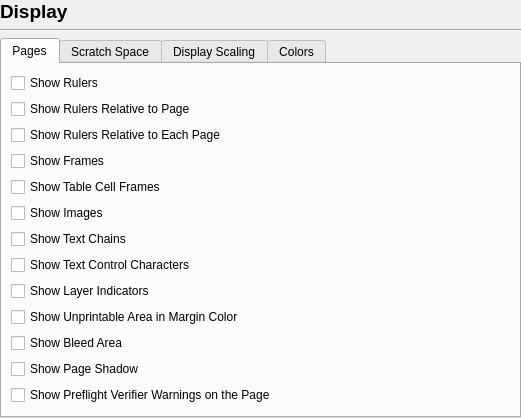
<?xml version="1.0" encoding="UTF-8"?>
<ui version="4.0">
 <class>Prefs_Display</class>
 <widget class="QWidget" name="Prefs_Display">
  <property name="geometry">
   <rect>
    <x>0</x>
    <y>0</y>
    <width>521</width>
    <height>415</height>
   </rect>
  </property>
  <layout class="QVBoxLayout" name="verticalLayout_3">
   <property name="leftMargin">
    <number>0</number>
   </property>
   <property name="topMargin">
    <number>0</number>
   </property>
   <property name="rightMargin">
    <number>0</number>
   </property>
   <property name="bottomMargin">
    <number>0</number>
   </property>
   <item>
    <widget class="QLabel" name="label">
     <property name="font">
      <font>
       <pointsize>14</pointsize>
       <bold>true</bold>
      </font>
     </property>
     <property name="text">
      <string>Display</string>
     </property>
    </widget>
   </item>
   <item>
    <widget class="Line" name="line">
     <property name="orientation">
      <enum>Qt::Orientation::Horizontal</enum>
     </property>
    </widget>
   </item>
   <item>
    <widget class="QTabWidget" name="tabWidget">
     <property name="currentIndex">
      <number>0</number>
     </property>
     <widget class="QWidget" name="tab">
      <attribute name="title">
       <string>Pages</string>
      </attribute>
      <layout class="QVBoxLayout" name="verticalLayout_2">
       <item>
        <widget class="QCheckBox" name="showRulersCheckBox">
         <property name="text">
          <string>Show Rulers</string>
         </property>
        </widget>
       </item>
       <item>
        <widget class="QCheckBox" name="showRulersRelativeToPageCheckBox">
         <property name="text">
          <string>Show Rulers Relative to Page</string>
         </property>
        </widget>
       </item>
       <item>
        <widget class="QCheckBox" name="showRulersRelativeToEachPageCheckBox">
         <property name="text">
          <string>Show Rulers Relative to Each Page</string>
         </property>
        </widget>
       </item>
       <item>
        <widget class="QCheckBox" name="showFramesCheckBox">
         <property name="text">
          <string>Show Frames</string>
         </property>
        </widget>
       </item>
       <item>
        <widget class="QCheckBox" name="showTableCellFramesCheckBox">
         <property name="text">
          <string>Show Table Cell Frames</string>
         </property>
        </widget>
       </item>
       <item>
        <widget class="QCheckBox" name="showImagesCheckBox">
         <property name="text">
          <string>Show Images</string>
         </property>
        </widget>
       </item>
       <item>
        <widget class="QCheckBox" name="showTextChainsCheckBox">
         <property name="text">
          <string>Show Text Chains</string>
         </property>
        </widget>
       </item>
       <item>
        <widget class="QCheckBox" name="showControlCharsCheckBox">
         <property name="text">
          <string>Show Text Control Characters</string>
         </property>
        </widget>
       </item>
       <item>
        <widget class="QCheckBox" name="showLayerIndicatorsCheckBox">
         <property name="text">
          <string>Show Layer Indicators</string>
         </property>
        </widget>
       </item>
       <item>
        <widget class="QCheckBox" name="showUnprintableAreaInMarginColorCheckBox">
         <property name="text">
          <string>Show Unprintable Area in Margin Color</string>
         </property>
        </widget>
       </item>
       <item>
        <widget class="QCheckBox" name="showBleedAreaCheckBox">
         <property name="text">
          <string>Show Bleed Area</string>
         </property>
        </widget>
       </item>
       <item>
        <widget class="QCheckBox" name="showPageShadowCheckBox">
         <property name="text">
          <string>Show Page Shadow</string>
         </property>
        </widget>
       </item>
       <item>
        <widget class="QCheckBox" name="showVerifierWarningsOnCanvasCheckBox">
         <property name="text">
          <string>Show Preflight Verifier Warnings on the Page</string>
         </property>
        </widget>
       </item>
       <item>
        <spacer name="verticalSpacer_8">
         <property name="orientation">
          <enum>Qt::Orientation::Vertical</enum>
         </property>
         <property name="sizeHint" stdset="0">
          <size>
           <width>20</width>
           <height>4</height>
          </size>
         </property>
        </spacer>
       </item>
      </layout>
     </widget>
     <widget class="QWidget" name="tab_2">
      <attribute name="title">
       <string>Scratch Space</string>
      </attribute>
      <layout class="QVBoxLayout" name="verticalLayout_5">
       <item>
        <layout class="QFormLayout" name="formLayout">
         <item row="0" column="0">
          <widget class="QLabel" name="label_4">
           <property name="text">
            <string>Left:</string>
           </property>
          </widget>
         </item>
         <item row="0" column="1">
          <widget class="ScrSpinBox" name="scratchSpaceLeftSpinBox"/>
         </item>
         <item row="1" column="0">
          <widget class="QLabel" name="label_5">
           <property name="text">
            <string>Right:</string>
           </property>
          </widget>
         </item>
         <item row="1" column="1">
          <widget class="ScrSpinBox" name="scratchSpaceRightSpinBox"/>
         </item>
         <item row="2" column="0">
          <widget class="QLabel" name="label_6">
           <property name="text">
            <string>Top:</string>
           </property>
          </widget>
         </item>
         <item row="2" column="1">
          <widget class="ScrSpinBox" name="scratchSpaceTopSpinBox"/>
         </item>
         <item row="3" column="0">
          <widget class="QLabel" name="label_7">
           <property name="text">
            <string>Bottom:</string>
           </property>
          </widget>
         </item>
         <item row="3" column="1">
          <widget class="ScrSpinBox" name="scratchSpaceBottomSpinBox"/>
         </item>
        </layout>
       </item>
       <item>
        <spacer name="verticalSpacer">
         <property name="orientation">
          <enum>Qt::Orientation::Vertical</enum>
         </property>
         <property name="sizeType">
          <enum>QSizePolicy::Policy::Fixed</enum>
         </property>
         <property name="sizeHint" stdset="0">
          <size>
           <width>20</width>
           <height>20</height>
          </size>
         </property>
        </spacer>
       </item>
       <item>
        <widget class="QLabel" name="label_8">
         <property name="font">
          <font>
           <bold>true</bold>
          </font>
         </property>
         <property name="text">
          <string>Gaps Between Pages</string>
         </property>
        </widget>
       </item>
       <item>
        <widget class="Line" name="line_4">
         <property name="orientation">
          <enum>Qt::Orientation::Horizontal</enum>
         </property>
        </widget>
       </item>
       <item>
        <layout class="QFormLayout" name="formLayout_4">
         <item row="0" column="0">
          <widget class="QLabel" name="label_11">
           <property name="text">
            <string>Horizontal:</string>
           </property>
          </widget>
         </item>
         <item row="0" column="1">
          <widget class="ScrSpinBox" name="pageGapHorizontalSpinBox"/>
         </item>
         <item row="1" column="0">
          <widget class="QLabel" name="label_12">
           <property name="text">
            <string>Vertical:</string>
           </property>
          </widget>
         </item>
         <item row="1" column="1">
          <widget class="ScrSpinBox" name="pageGapVerticalSpinBox"/>
         </item>
        </layout>
       </item>
       <item>
        <spacer name="verticalSpacer_7">
         <property name="orientation">
          <enum>Qt::Orientation::Vertical</enum>
         </property>
         <property name="sizeHint" stdset="0">
          <size>
           <width>20</width>
           <height>195</height>
          </size>
         </property>
        </spacer>
       </item>
      </layout>
     </widget>
     <widget class="QWidget" name="tab_3">
      <attribute name="title">
       <string>Display Scaling</string>
      </attribute>
      <layout class="QVBoxLayout" name="verticalLayout_4">
       <item>
        <layout class="QHBoxLayout" name="horizontalLayout">
         <item>
          <widget class="QSlider" name="adjustDisplaySlider">
           <property name="minimum">
            <number>-150</number>
           </property>
           <property name="maximum">
            <number>500</number>
           </property>
           <property name="orientation">
            <enum>Qt::Orientation::Horizontal</enum>
           </property>
           <property name="tickInterval">
            <number>10</number>
           </property>
          </widget>
         </item>
         <item>
          <widget class="QLabel" name="displayDPI">
           <property name="text">
            <string>Scale%</string>
           </property>
           <property name="wordWrap">
            <bool>false</bool>
           </property>
          </widget>
         </item>
         <item>
          <widget class="QToolButton" name="buttonRestoreDPI">
           <property name="toolTip">
            <string>Resets the scale to the default dpi of your display</string>
           </property>
           <property name="text">
            <string/>
           </property>
          </widget>
         </item>
        </layout>
       </item>
       <item>
        <layout class="QHBoxLayout" name="horizontalLayout_2">
         <item>
          <widget class="QLabel" name="displaySizeRuler">
           <property name="sizePolicy">
            <sizepolicy hsizetype="Expanding" vsizetype="Preferred">
             <horstretch>0</horstretch>
             <verstretch>0</verstretch>
            </sizepolicy>
           </property>
           <property name="minimumSize">
            <size>
             <width>20</width>
             <height>20</height>
            </size>
           </property>
           <property name="frameShape">
            <enum>QFrame::Shape::Box</enum>
           </property>
           <property name="frameShadow">
            <enum>QFrame::Shadow::Sunken</enum>
           </property>
           <property name="wordWrap">
            <bool>false</bool>
           </property>
          </widget>
         </item>
         <item>
          <widget class="QComboBox" name="rulerUnitComboBox"/>
         </item>
        </layout>
       </item>
       <item>
        <spacer name="verticalSpacer_6">
         <property name="orientation">
          <enum>Qt::Orientation::Vertical</enum>
         </property>
         <property name="sizeHint" stdset="0">
          <size>
           <width>20</width>
           <height>263</height>
          </size>
         </property>
        </spacer>
       </item>
      </layout>
     </widget>
     <widget class="QWidget" name="tab_4">
      <attribute name="title">
       <string>Colors</string>
      </attribute>
      <layout class="QVBoxLayout" name="verticalLayout">
       <item>
        <widget class="QScrollArea" name="scrollArea">
         <property name="frameShape">
          <enum>QFrame::Shape::NoFrame</enum>
         </property>
         <property name="frameShadow">
          <enum>QFrame::Shadow::Plain</enum>
         </property>
         <property name="widgetResizable">
          <bool>true</bool>
         </property>
         <widget class="QWidget" name="scrollAreaWidgetContents">
          <property name="geometry">
           <rect>
            <x>0</x>
            <y>0</y>
            <width>218</width>
            <height>326</height>
           </rect>
          </property>
          <layout class="QFormLayout" name="formLayout_2">
           <property name="fieldGrowthPolicy">
            <enum>QFormLayout::FieldGrowthPolicy::FieldsStayAtSizeHint</enum>
           </property>
           <property name="leftMargin">
            <number>0</number>
           </property>
           <property name="topMargin">
            <number>0</number>
           </property>
           <property name="rightMargin">
            <number>0</number>
           </property>
           <property name="bottomMargin">
            <number>0</number>
           </property>
           <item row="0" column="0">
            <widget class="QLabel" name="label_15">
             <property name="text">
              <string>Page Fill:</string>
             </property>
            </widget>
           </item>
           <item row="0" column="1">
            <widget class="QPushButton" name="pageFillColorButton">
             <property name="text">
              <string/>
             </property>
            </widget>
           </item>
           <item row="1" column="0">
            <widget class="QLabel" name="label_2">
             <property name="text">
              <string>Scratch Space:</string>
             </property>
            </widget>
           </item>
           <item row="1" column="1">
            <widget class="QPushButton" name="scratchSpaceColorButton">
             <property name="text">
              <string/>
             </property>
            </widget>
           </item>
           <item row="2" column="0">
            <widget class="QLabel" name="label_13">
             <property name="text">
              <string>Selected Page Border:</string>
             </property>
            </widget>
           </item>
           <item row="2" column="1">
            <widget class="QPushButton" name="selectedPageBorderButton">
             <property name="text">
              <string/>
             </property>
            </widget>
           </item>
           <item row="3" column="0">
            <widget class="QLabel" name="label_14">
             <property name="text">
              <string>Frames:</string>
             </property>
            </widget>
           </item>
           <item row="3" column="1">
            <widget class="QPushButton" name="frameColorButton">
             <property name="text">
              <string/>
             </property>
            </widget>
           </item>
           <item row="4" column="0">
            <widget class="QLabel" name="label_16">
             <property name="text">
              <string>Locked Frames:</string>
             </property>
            </widget>
           </item>
           <item row="4" column="1">
            <widget class="QPushButton" name="frameLockedColorButton">
             <property name="text">
              <string/>
             </property>
            </widget>
           </item>
           <item row="5" column="0">
            <widget class="QLabel" name="label_17">
             <property name="text">
              <string>Selected Frames:</string>
             </property>
            </widget>
           </item>
           <item row="5" column="1">
            <widget class="QPushButton" name="frameSelectedColorButton">
             <property name="text">
              <string/>
             </property>
            </widget>
           </item>
           <item row="6" column="0">
            <widget class="QLabel" name="label_31">
             <property name="text">
              <string>Linked Frames:</string>
             </property>
            </widget>
           </item>
           <item row="6" column="1">
            <widget class="QPushButton" name="frameLinkedColorButton">
             <property name="text">
              <string/>
             </property>
            </widget>
           </item>
           <item row="7" column="0">
            <widget class="QLabel" name="label_30">
             <property name="text">
              <string>Grouped Frames:</string>
             </property>
            </widget>
           </item>
           <item row="7" column="1">
            <widget class="QPushButton" name="frameGroupedColorButton">
             <property name="text">
              <string/>
             </property>
            </widget>
           </item>
           <item row="8" column="0">
            <widget class="QLabel" name="label_29">
             <property name="text">
              <string>Annotation Frames:</string>
             </property>
            </widget>
           </item>
           <item row="8" column="1">
            <widget class="QPushButton" name="frameAnnotationColorButton">
             <property name="text">
              <string/>
             </property>
            </widget>
           </item>
           <item row="9" column="0">
            <widget class="QLabel" name="label_32">
             <property name="text">
              <string>Text Control Characters:</string>
             </property>
            </widget>
           </item>
           <item row="9" column="1">
            <widget class="QPushButton" name="textControlCharsButton">
             <property name="text">
              <string/>
             </property>
            </widget>
           </item>
          </layout>
         </widget>
        </widget>
       </item>
      </layout>
     </widget>
    </widget>
   </item>
  </layout>
 </widget>
 <customwidgets>
  <customwidget>
   <class>ScrSpinBox</class>
   <extends>QDoubleSpinBox</extends>
   <header location="global">ui/scrspinbox.h</header>
  </customwidget>
 </customwidgets>
 <resources/>
 <connections/>
</ui>
